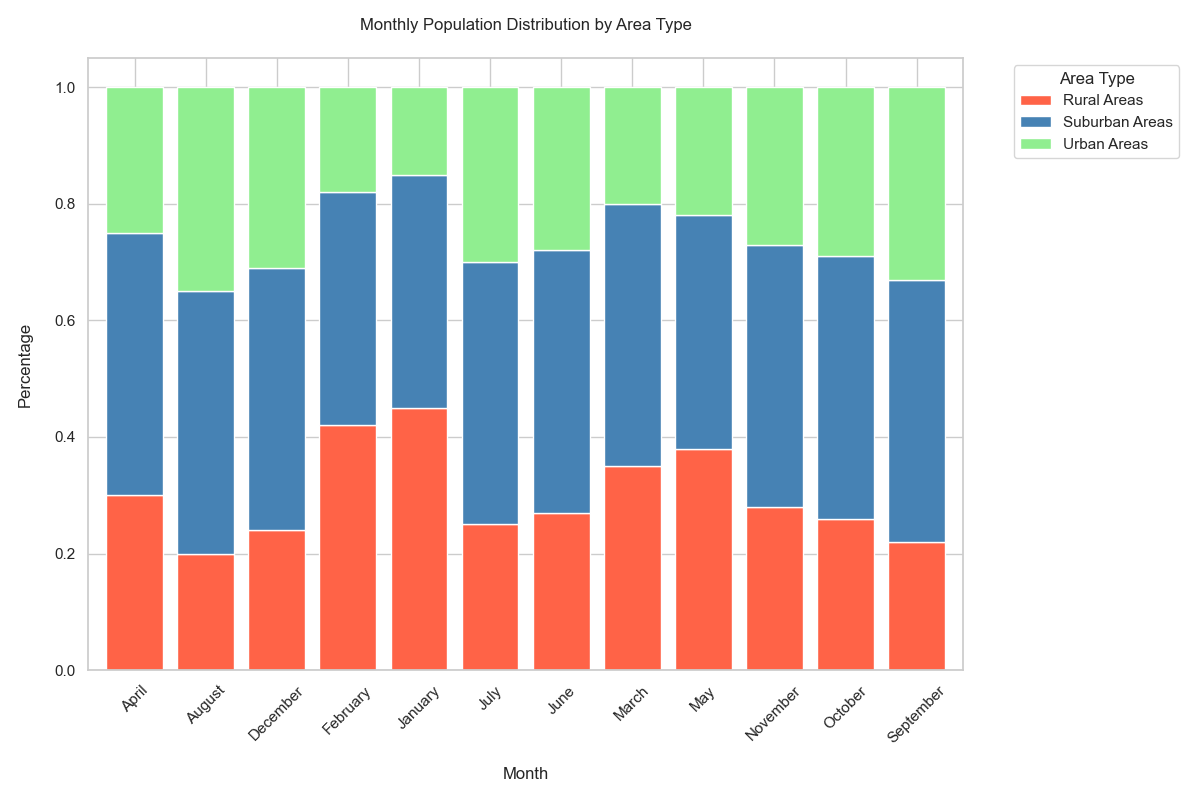

Python code for this plot:

import matplotlib.pyplot as plt
import pandas as pd
import seaborn as sns

data = [
    {'Month': 'January', 'Urban Areas': '15%', 'Rural Areas': '45%', 'Suburban Areas': '40%'},
    {'Month': 'February', 'Urban Areas': '18%', 'Rural Areas': '42%', 'Suburban Areas': '40%'},
    {'Month': 'March', 'Urban Areas': '20%', 'Rural Areas': '35%', 'Suburban Areas': '45%'},
    {'Month': 'April', 'Urban Areas': '25%', 'Rural Areas': '30%', 'Suburban Areas': '45%'},
    {'Month': 'May', 'Urban Areas': '22%', 'Rural Areas': '38%', 'Suburban Areas': '40%'},
    {'Month': 'June', 'Urban Areas': '28%', 'Rural Areas': '27%', 'Suburban Areas': '45%'},
    {'Month': 'July', 'Urban Areas': '30%', 'Rural Areas': '25%', 'Suburban Areas': '45%'},
    {'Month': 'August', 'Urban Areas': '35%', 'Rural Areas': '20%', 'Suburban Areas': '45%'},
    {'Month': 'September', 'Urban Areas': '33%', 'Rural Areas': '22%', 'Suburban Areas': '45%'},
    {'Month': 'October', 'Urban Areas': '29%', 'Rural Areas': '26%', 'Suburban Areas': '45%'},
    {'Month': 'November', 'Urban Areas': '27%', 'Rural Areas': '28%', 'Suburban Areas': '45%'},
    {'Month': 'December', 'Urban Areas': '31%', 'Rural Areas': '24%', 'Suburban Areas': '45%'}
]

df = pd.DataFrame(data)
for col in df.columns[1:]:
    df[col] = df[col].str.rstrip('%').astype('float') / 100

df_long = df.melt(id_vars='Month', var_name='Area Type', value_name='Percentage')

pivot_df = df_long.pivot(index='Month', columns='Area Type', values='Percentage')

colors = ['#FF6347', '#4682B4', '#90EE90']
pivot_df.plot(kind='bar', stacked=True, color=colors, figsize=(12, 8), width=0.8)

plt.title('Monthly Population Distribution by Area Type', pad=20)
plt.xlabel('Month', labelpad=15)
plt.ylabel('Percentage', labelpad=15)
plt.legend(title='Area Type', bbox_to_anchor=(1.05, 1), loc='upper left')
plt.xticks(rotation=45)
plt.tight_layout()

plt.show()
